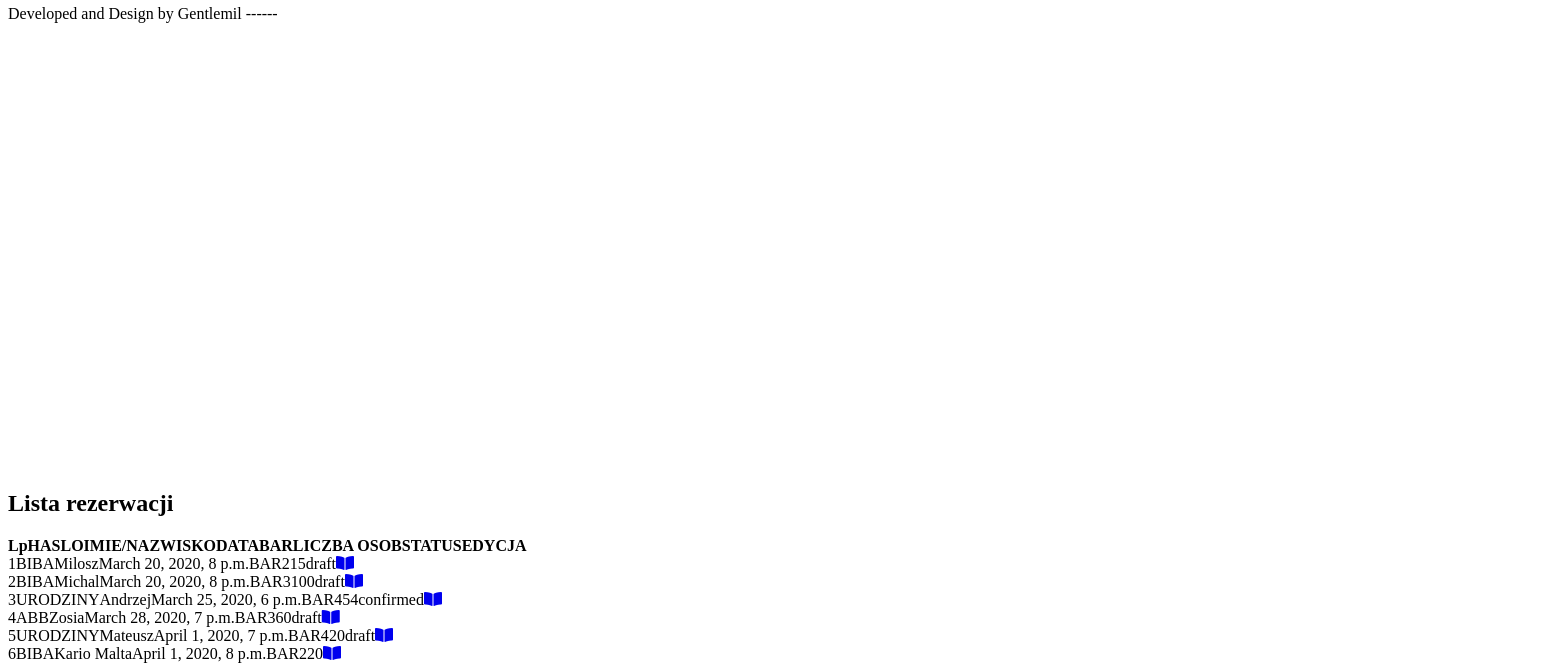
The page /reservation/list/ (lower part) on the database as committed earlier.
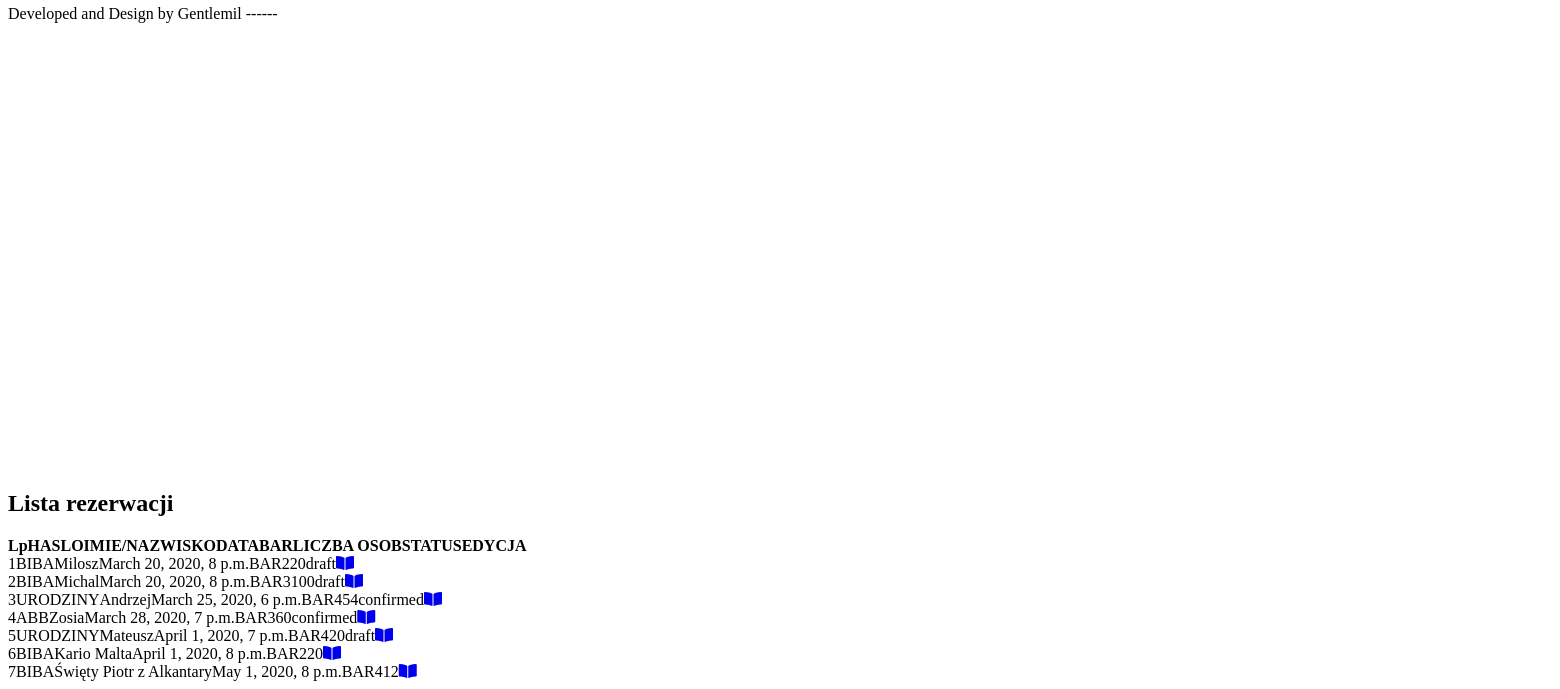
The same page on the database as committed later.
### reservation/models.py (models this page shows, shortened)
class Reservation(models.Model):
    STATUS_CHOICES = (
            ('draft', 'wstepna'),
            ('confirmed', 'potwierdzona'),
            ('rejected', 'odrzucona')
        )
    name = models.CharField(max_length=200)
    email = models.EmailField(
        max_length=200,
        )
    phone = models.CharField(max_length=20)
    term_of_reservation = models.DateTimeField(default=timezone.now)
    bar = models.ForeignKey(Bar, on_delete=models.PROTECT)
    nr_of_people = models.PositiveIntegerField(default=1)
    catering = models.BooleanField(
        blank=False,
        null=False,
        default=False
    )
    faktura = models.BooleanField(
        blank=False,
        null=False,
        default=False
    )
    additional_information = models.TextField(max_length=500)
    created = models.DateTimeField(auto_now_add=timezone.now)
    status = models.CharField(
        max_length=10,
        choices=STATUS_CHOICES,
    )
    title = models.CharField(max_length=50, default='BIBA')
    class Meta:
        pass

class Bar(models.Model):
    name = models.CharField(max_length=100)
    limit = models.PositiveIntegerField()
    class Meta:
        pass
    def __str__(self):
        return self.name

### reservation/views.py (the view)
# urls.py: path('list/', views.reservation_list, name='reservation_list'),
def reservation_list(request):
    reservations = Reservation.objects.all().order_by('term_of_reservation')
    context = {
        'reservations': reservations
    }
    return render(request, 'reservation/list.html', context)

### reservation/templates/reservation/list.html
{% extends "base.html"%}
{% block content %}
<section id="listTemplate">
    <h1 class="section-header">Lista rezerwacji</h1>
    <div class="container">
        {% if reservations %}
        <div class="tbl-header">
            <table cellpadding="0" cellspacing="0" border="0">
                <thead>
                    <tr>
                        <th>Lp</th>
                        <th>HASLO</th>
                        <th>IMIE/NAZWISKO</th>
                        <th>DATA</th>
                        <th>BAR</th>
                        <th>LICZBA OSOB</th>
                        <th>STATUS</th>
                        <th>EDYCJA</th>
                    </tr>
                </thead>
            </table>
        </div>
        {% for r in reservations %}
        <div class="tbl-content">
            <table cellpadding="0" cellspacing="0" border="0">
                <tbody>
                    <tr>
                        <td>{{ r.pk }}</td>
                        <td>{{ r.title }}</td>
                        <td>{{ r.name }}</td>
                        <td>{{ r.term_of_reservation }}</td>
                        <td>{{ r.bar }}</td>
                        <td>{{ r.nr_of_people }}</td>
                        <td>{{ r.status }}</td>
                        <td><a href="{% url 'reservation_details' pk=r.pk %}"><i class="fas fa-book-open"></i></a></td>
                    </tr>
                </tbody>
            </table>
        </div>
        {% endfor %}
        {% endif %}
    </div>
</section>
{% endblock %}

Rows that differ between the two databases and show on the page:
changed Reservation "Milosz": nr_of_people "15" → "20"
changed Reservation "ABB": status "draft" → "confirmed"
added Reservation: pk "7", title "BIBA", name "Święty Piotr z Alkantary", term_of_reservation "May 1, 2020, 8 p.m.", bar "BAR4", nr_of_people "12"
